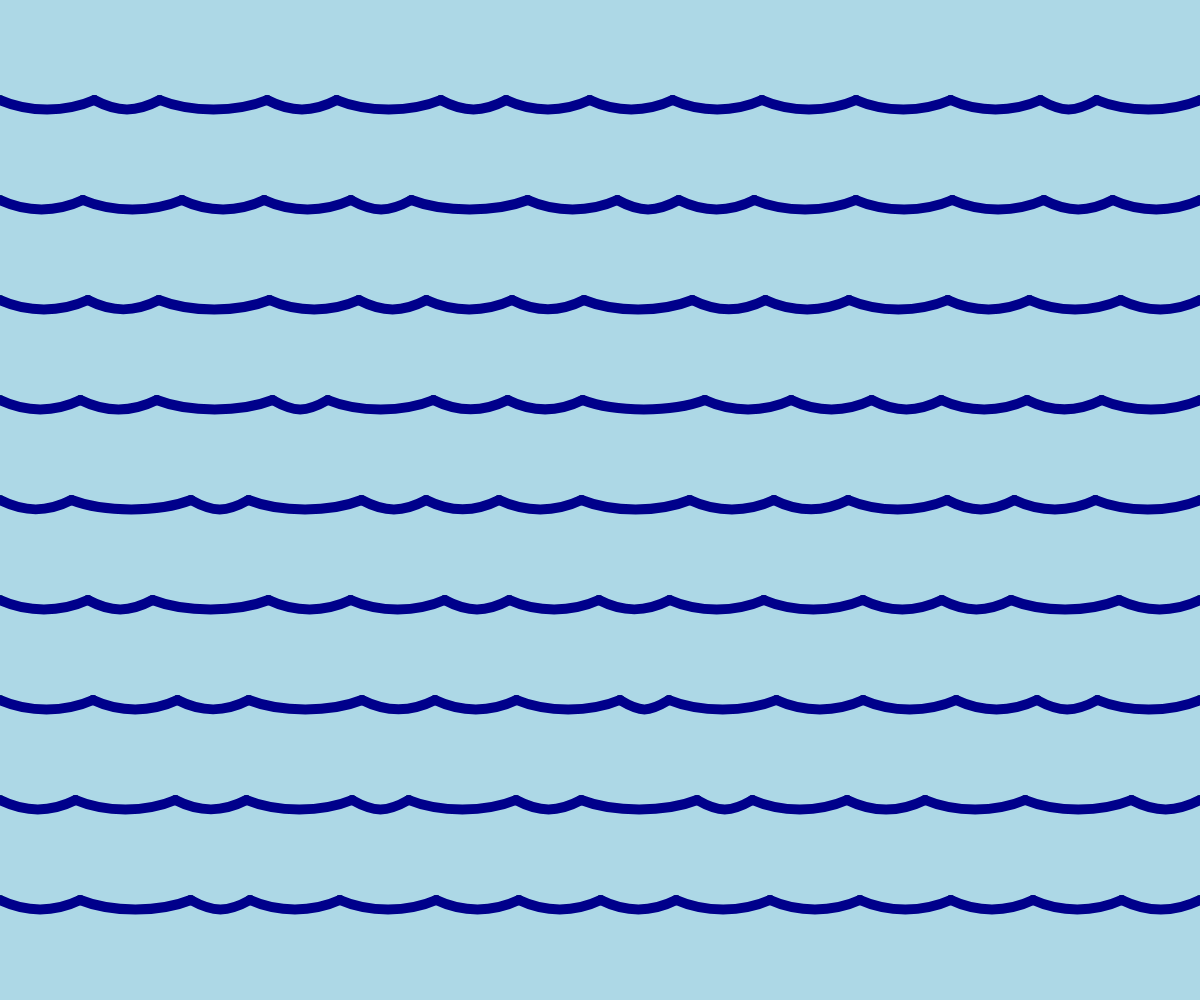
Frame 1 (no input)
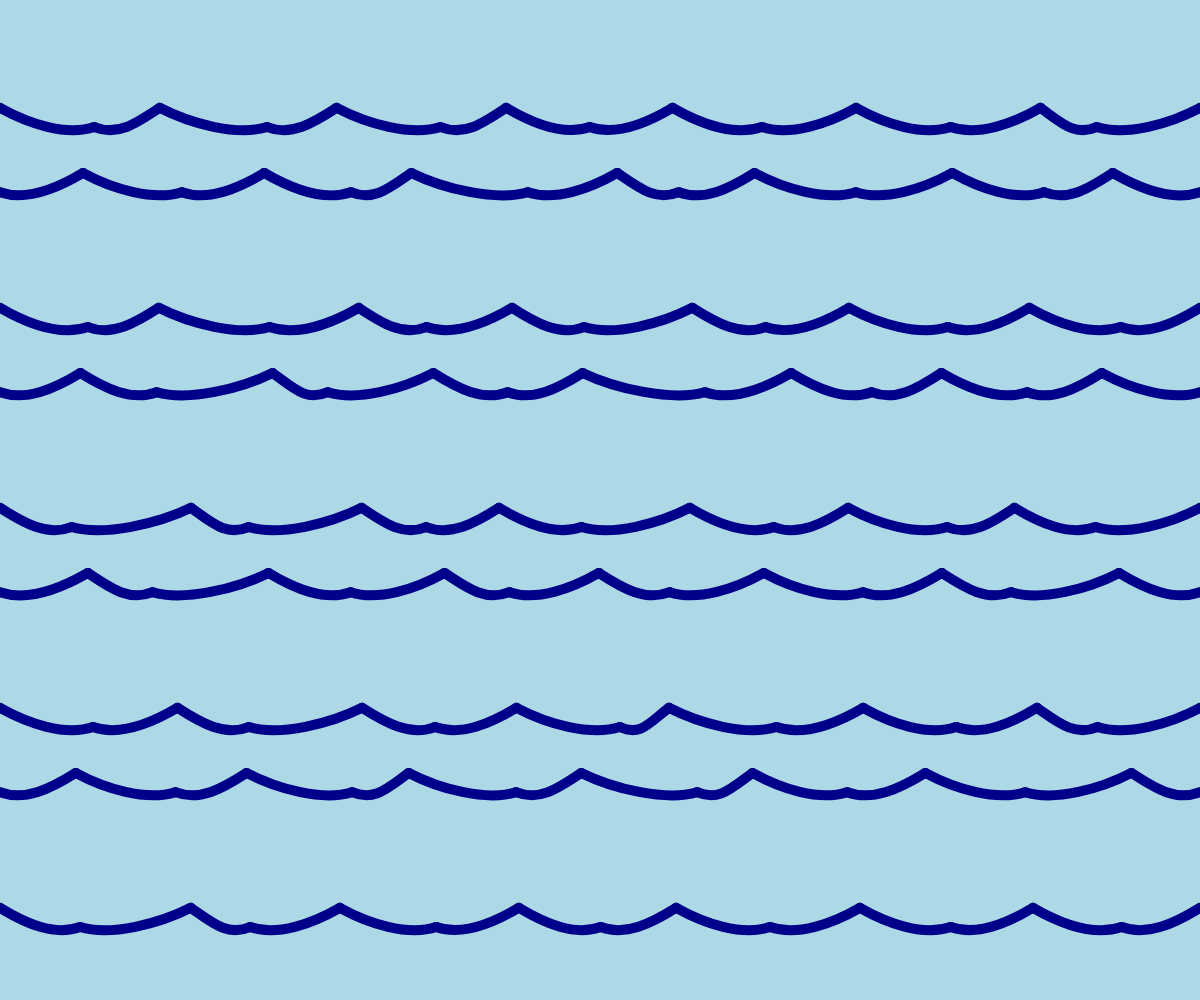
Frame 60 (no input)
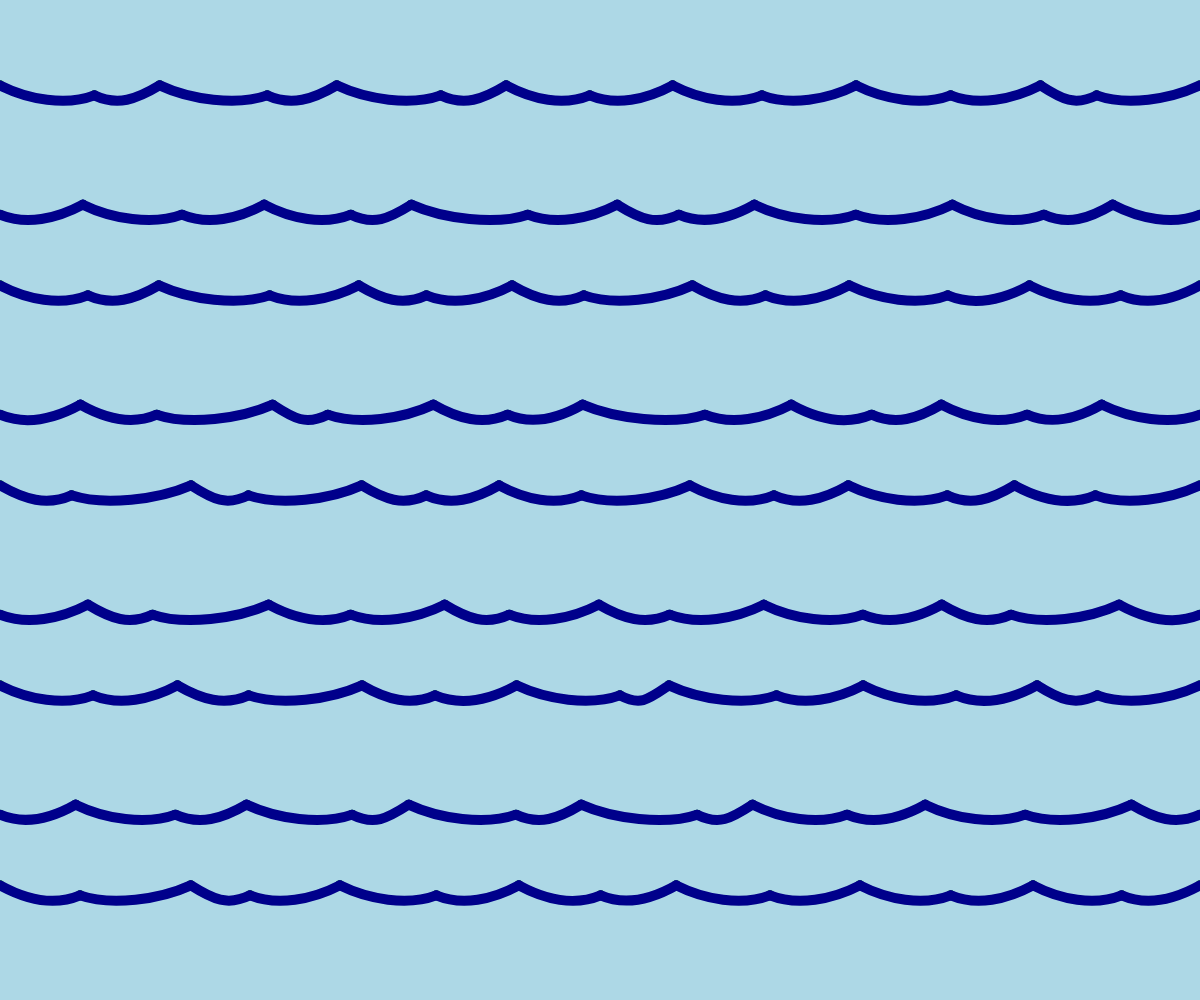
Frame 120 (the mouse pressed at the canvas centre since frame 60)

The p5.js sketch that drew these frames (run headless with seeded random() and noise() and a simulated clock; from frame 60 on, the mouse is pressed at the canvas centre):

// p5.js sketch
// ── sketch.js
/* 
  waves = [
    {
      colour: "",
      weight: #,
      yPos: #,
      initialYPos: #,
      motionRadius: #,
      speed = #,
      nodeMotionRadius: #,
      sinPos: 0 or 1, (then incrementing)
      nodes = [
        {
          xPos: x,
          yPos: y,
          speed: #,
          sinPos: 0 or 1, (depending on alternation)
        },
      ]
    }
  ]
*/

const waves = [];

function setup() {
  createCanvas(windowWidth, windowHeight);

  // numOfWaves, waveMotionRadius, waveSpeed, colour, weight, nodesPerWave, nodeMotionRadius, nodeSpeed
  createWaves( 9, 18, 0.01, 'darkblue', 10, 15, 10, 0.007 )

  frameRate(60)

  
  /* console.log( '0:', round( sin( PI * 0) * 100 ) / 100 );
  console.log( '0.1:', round( sin( PI * 0.1) * 100 ) / 100 );
  console.log( '0.5:', round( sin( PI * 0.5) * 100 ) / 100 );
  console.log( '1:', round( sin( PI * 1) * 100 ) / 100 );
  console.log( '1.5:', round( sin( PI * 1.5) * 100 ) / 100 );
  console.log( '2:', round( sin( PI * 2) * 100 ) / 100 ); */
}

function draw() {
  background('lightblue');
  
  // move nodes in each wave
  for(let wave of waves) {
    moveNodes(wave)
  }

  // wave lines
  for(let wave of waves) {
    strokeWeight(2)
    stroke('green')
    line(0, wave.yMin, width, wave.yMin);
    line(0, wave.yMax, width, wave.yMax);
  }
  
  // move waves
  moveWaves()


  // draw all nodes
  for(let wave of waves) { 
    for(let node of wave.nodes) {
      strokeWeight(wave.weight)
      point(node.xPos, node.yPos)
    }
  }

  // draw curves
  for(let wave of waves) {
    drawWaveCurves(wave)
  }
}

function moveWaves() {
  for(let wave of waves) {
    // move node according to sin Y value (input of sinPos)
    wave.yPos = (sin(PI * wave.sinPos) * wave.motionRadius + wave.initialYPos)

    // increment sinPos
    wave.sinPos += wave.speed;
  }
}

function moveNodes(wave) {
  for(let node of wave.nodes) {
    // move node according to sin Y value (input of sinPos)
    node.yPos = (sin(PI * node.sinPos) * wave.nodeMotionRadius + wave.yPos)

    // increment sinPos
    node.sinPos += node.speed;
  } 
}

function drawWaveCurves(wave) {
  for(let index = 0; index < wave.nodes.length-1; index++) {
    stroke(wave.colour)
    strokeWeight(wave.weight)
    noFill()

    // set control point difference
    const cpd = 75

    // create start and end points
    const startPoint = [wave.nodes[index].xPos, wave.nodes[index].yPos]
    const endPoint = [wave.nodes[index + 1].xPos, wave.nodes[index + 1].yPos]

    // create control points
    const startControl = [ startPoint[0]-cpd, startPoint[1]-cpd ]
    const endControl = [ endPoint[0]+cpd, endPoint[1]-cpd ]
    // console.log('start', startPoint, 'end', endPoint);

    // draw curve
    curve( startControl[0], startControl[1],   startPoint[0], startPoint[1], endPoint[0], endPoint[1],   endControl[0], endControl[1] )
  }
}

function createWaves(numOfWaves, waveMotionRadius, waveSpeed, colour, weight, nodesPerWave, nodeMotionRadius, nodeSpeed) {
  for(let i = 1; i <= numOfWaves; i++) {
    let yPos = height / (numOfWaves+1) * i;
    createWave( yPos, yPos, waveMotionRadius, waveSpeed, colour, weight, nodesPerWave, nodeMotionRadius, nodeSpeed )
  }
}

function createWave( yPos, intialYPos, waveMotionRadius, waveSpeed, colour, weight, nodesPerWave, nodeMotionRadius, nodeSpeed ) {
  // create wave
  let wave = {};
  wave.colour = colour;
  wave.weight= weight;
  wave.yPos = yPos;
  wave.initialYPos = yPos;
  wave.motionRadius = waveMotionRadius;
  wave.speed = waveSpeed;
  wave.nodeMotionRadius = nodeMotionRadius;

  // wave.sinPos alternate value per WAVE
  if(waves.length % 2 === 0) {
    wave.sinPos = 0;
  } else {
    wave.sinPos = 1;
  }

  wave.nodes = [];

  // create nodes for wave.nodes
  for(let i = 0; i < nodesPerWave; i++) {
    let node = {};
    node.xPos = (width / (nodesPerWave-1)) * i;;
    node.yPos = yPos;
    node.speed = nodeSpeed;

    // add variation to xPos, while keeping first and last node at edge of window
    if(i != 0 && i != nodesPerWave-1) {
      node.xPos = node.xPos + random(-20, 20)
    }

    // node.sinPos alternate value per NODE
    if(i % 2 === 0) {
      node.sinPos = 0;
    } else {
      node.sinPos = 1;
    }

    // node.sinPos alternate value per WAVE
    if(waves.length % 2 === 0) {
      node.sinPos += 1;
    }

    // add node to wave.nodes
    wave.nodes.push(node);
  }

  // add wave to waves
  waves.push(wave);
  console.log('wave:', wave);
}

function checkChangeDirection(pos, min, max) {
  if( pos < min || pos > max ) {
    return true;
  } else {
    return false;
  }
}

/* const newNode = function (x, y, waveWidth, speed, direction) {
  return {
    xPos: x,
    yPos: y,
    minMaxPos: {
      minX: x,
      maxX: #,
      minY: #,
      maxY: #,
    },
    velocity: {
      speed: speed,
      direction: direction,
    }
  }
} */
